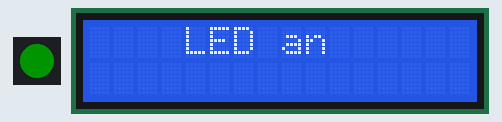
A sketch run on a simulated Arduino Uno, built with avr-gcc and run on an emulated ATmega328P. On the bench: 1 RGB LEDs in strip order, left to right, 16×2 character LCD. Dim RGB values are drawn brighter than linear; what the sketch prints to the serial monitor is not drawn.

Above: at 1.1 s.
At 38.1 s:
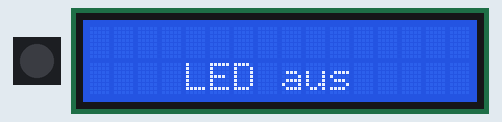
Timing chart, 0 to 40.0 s (numbered marks = the images above):
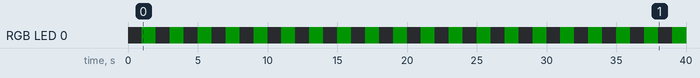

Measured:
- by itself, RGB LED 0: alternates RGB(0, 20, 0) for 1.0 s and off for 1.0 s
- what the display in image 0 shows lasts 0.9 s, from 1.1 s to 2.0 s

The sketch:

U1.ino
```cpp
#include <LiquidCrystal_I2C.h>
#include <Wire.h>
LiquidCrystal_I2C lcd(0x20,16,2);

#include <Adafruit_NeoPixel.h>

#define PIN 10
Adafruit_NeoPixel strip = Adafruit_NeoPixel(1, PIN, NEO_GRB + NEO_KHZ800);
unsigned long time ;
boolean ledon = false;

void setup() {
  // put your setup code here, to run once:
Serial.begin(9600);
Serial.println("Hallo");
strip.begin();
strip.show(); // Initialize all pixels to 'off'
time = millis()+1000;
lcd.init();// initialize the lcd
lcd.init();
lcd.backlight();
}

void loop() {
  // put your main code here, to run repeatedly:
if(time<=millis()){
  time = millis()+1000;
  if(ledon){
    colorWipe(strip.Color(0, 0, 0), 50);
    ledon = false;
    lcd.clear();
    lcd.setCursor(4,1);
    lcd.print("LED aus");
  }
  else{
   colorWipe(strip.Color(0, 20, 0), 50); // Green
   ledon = true;
   lcd.clear();
   lcd.setCursor(4,0);
   lcd.print("LED an");
  }
}

}

// Fill the dots one after the other with a color
void colorWipe(uint32_t c, uint8_t wait) {
  for(uint16_t i=0; i<strip.numPixels(); i++) {
      strip.setPixelColor(i, c);
      strip.show();
      delay(wait);
  }
}
```
